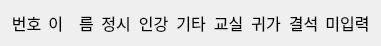
   <widget class="QWidget" name="horizontalLayoutWidget">
    <property name="geometry">
     <rect>
      <x>10</x>
      <y>0</y>
      <width>381</width>
      <height>31</height>
     </rect>
    </property>
    <layout class="QHBoxLayout" name="input_top_layout">
     <property name="spacing">
      <number>6</number>
     </property>
     <item>
      <widget class="QLabel" name="input_top_1">
       <property name="font">
        <font>
         <pointsize>12</pointsize>
        </font>
       </property>
       <property name="text">
        <string>번호</string>
       </property>
       <property name="alignment">
        <set>Qt::AlignCenter</set>
       </property>
      </widget>
     </item>
     <item>
      <widget class="QLabel" name="input_top_2">
       <property name="font">
        <font>
         <pointsize>12</pointsize>
        </font>
       </property>
       <property name="text">
        <string>이　름</string>
       </property>
       <property name="alignment">
        <set>Qt::AlignCenter</set>
       </property>
      </widget>
     </item>
     <item>
      <widget class="QLabel" name="input_top_3">
       <property name="font">
        <font>
         <pointsize>12</pointsize>
        </font>
       </property>
       <property name="text">
        <string>정시</string>
       </property>
       <property name="alignment">
        <set>Qt::AlignCenter</set>
       </property>
      </widget>
     </item>
     <item>
      <widget class="QLabel" name="input_top_4">
       <property name="font">
        <font>
         <pointsize>12</pointsize>
        </font>
       </property>
       <property name="text">
        <string>인강</string>
       </property>
       <property name="alignment">
        <set>Qt::AlignCenter</set>
       </property>
      </widget>
     </item>
     <item>
      <widget class="QLabel" name="input_top_5">
       <property name="font">
        <font>
         <pointsize>12</pointsize>
        </font>
       </property>
       <property name="text">
        <string>기타</string>
       </property>
       <property name="alignment">
        <set>Qt::AlignCenter</set>
       </property>
      </widget>
     </item>
     <item>
      <widget class="QLabel" name="input_top_6">
       <property name="font">
        <font>
         <pointsize>12</pointsize>
        </font>
       </property>
       <property name="text">
        <string>교실</string>
       </property>
       <property name="alignment">
        <set>Qt::AlignCenter</set>
       </property>
      </widget>
     </item>
     <item>
      <widget class="QLabel" name="input_top_7">
       <property name="font">
        <font>
         <pointsize>12</pointsize>
        </font>
       </property>
       <property name="text">
        <string>귀가</string>
       </property>
       <property name="alignment">
        <set>Qt::AlignCenter</set>
       </property>
      </widget>
     </item>
     <item>
      <widget class="QLabel" name="input_top_8">
       <property name="font">
        <font>
         <pointsize>12</pointsize>
        </font>
       </property>
       <property name="text">
        <string>결석</string>
       </property>
       <property name="alignment">
        <set>Qt::AlignCenter</set>
       </property>
      </widget>
     </item>
     <item>
      <widget class="QLabel" name="label">
       <property name="font">
        <font>
         <pointsize>12</pointsize>
        </font>
       </property>
       <property name="text">
        <string>미입력</string>
       </property>
       <property name="alignment">
        <set>Qt::AlignCenter</set>
       </property>
       <property name="margin">
        <number>-1</number>
       </property>
      </widget>
     </item>
    </layout>
   </widget>
